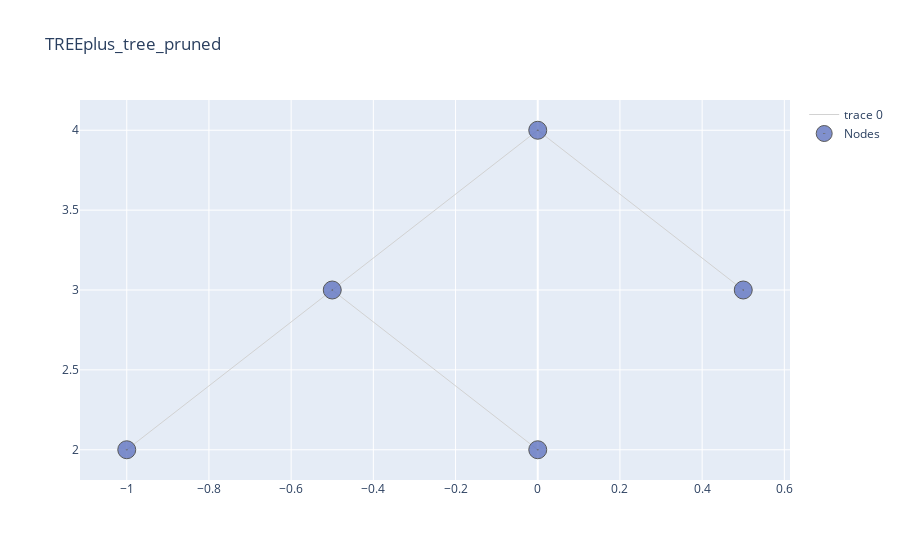

The notebook cell saved with this chart:
### Code cell
alpha, pruned_table = tree.pruning(features_test, n_features_test, y_test, table = True)
pruned_table.style.hide()

### Figure 1 — Plotly figure (JSON) as saved in the notebook; plotly's stock layout.template omitted (floating-point values rounded to 4 significant figures)
{"data": [{"hoverinfo": "none", "line": {"color": "rgb(210,210,210)", "width": 1}, "mode": "lines", "type": "scatter", "x": [0, -0.5, null, 0, 0.5, null, -0.5, -1, null, -0.5, 0, null], "y": [4, 3, null, 4, 3, null, 3, 2, null, 3, 2, null]}, {"hoverinfo": "text", "marker": {"color": "#6175c1", "line": {"color": "rgb(50,50,50)", "width": 1}, "size": 18, "symbol": "circle-dot"}, "mode": "markers", "name": "Nodes", "opacity": 0.8, "text": ["n4, None, Bin Value: 158.2, pearson : 3860.8, Samples : 5", "n1, Sales>7.55, Bin Value: 115.78, pearson : 155526.82, Samples : 280", "n2, Sales>1.17, Bin Value: 125.18, pearson : 62395.4, Samples : 147", "n5, Sales>2.96, Bin Value: 124.01, pearson : 52889.97, Samples : 142", "n3, Sales>9.82, Bin Value: 105.38, pearson : 65775.44, Samples : 133"], "type": "scatter", "x": [-1, 0, -0.5, 0, 0.5], "y": [2, 4, 3, 2, 3]}], "layout": {"title": {"text": "TREEplus_tree_pruned"}}}
